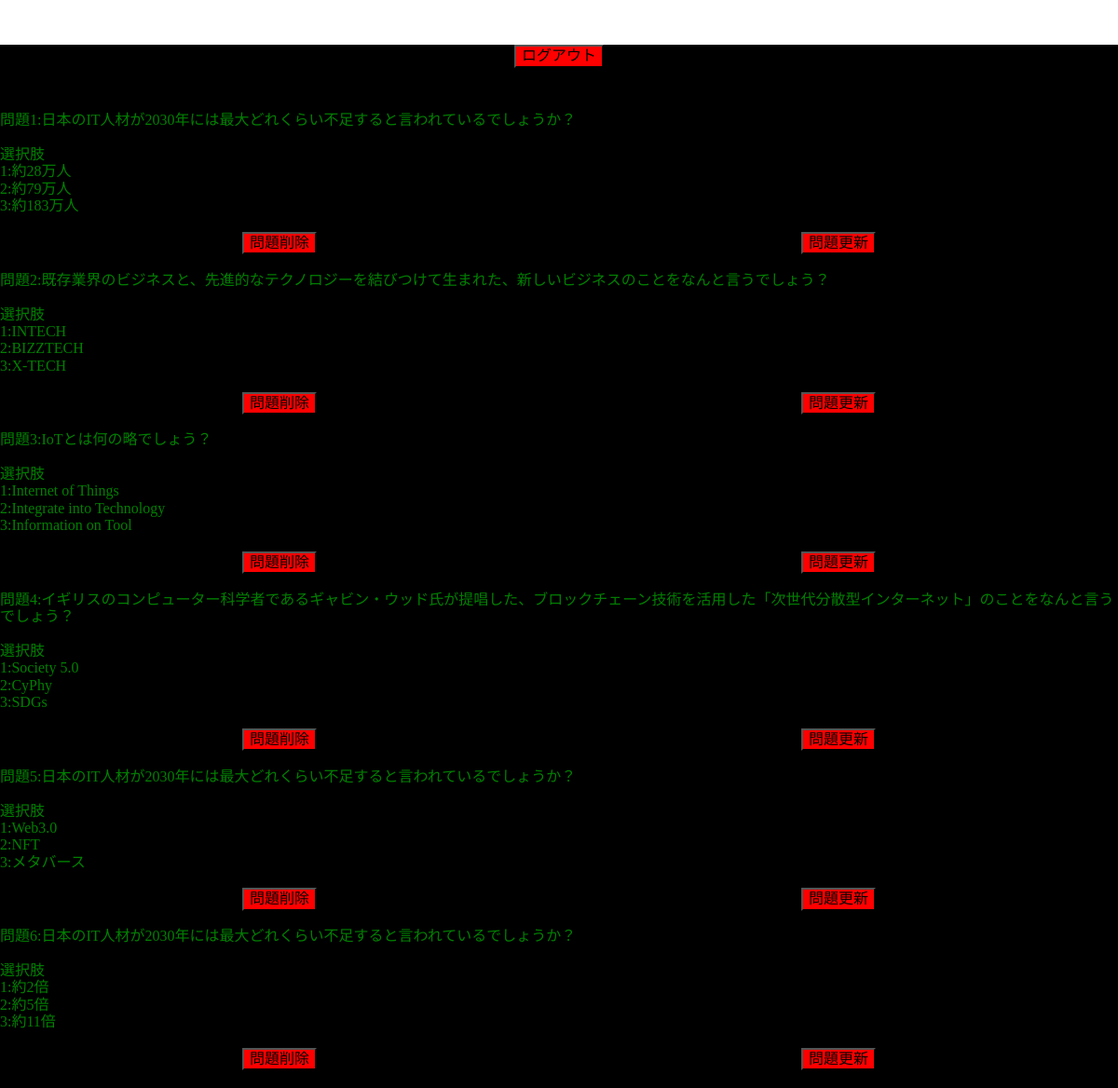
The app's page /admin/questions/index.php with its own data.
### tables this page shows
CREATE TABLE questions (
  id INT AUTO_INCREMENT PRIMARY KEY COMMENT 'ID',
  content VARCHAR(255) NOT NULL COMMENT '問題文',
  image VARCHAR(255) NOT NULL COMMENT '問題画像',
  supplement VARCHAR(255) NOT NULL COMMENT '引用'
);

### src/dbconnect.php (called while the page is built, shortened)
<?php
$dsn = 'mysql:dbname=posse;host=db';
$user = 'root';
$password = 'root';
$dbh = new PDO($dsn, $user, $password);
$sql_questions = 'SELECT *  FROM questions';
$questions = $dbh->query($sql_questions)->fetchAll(PDO::FETCH_ASSOC);
$sql_choices = 'SELECT * FROM choices';
$choices = $dbh->query($sql_choices)->fetchAll(PDO::FETCH_ASSOC);
foreach ($choices as $key => $choice) {
  $index = array_search($choice["question_id"], array_column($questions, 'id'));
  $questions[$index]["choices"][] = $choice;
}

### src/admin/questions/index.php (the view, shortened to what this page needs)
<!DOCTYPE html>
<?php
include_once('../../dbconnect.php');
?>
<html lang="ja">
<head>
  <link rel="stylesheet" href="../styles/normalize.css">
  <link rel="stylesheet" href="../styles/style.css">
</head>
<body>
  <header>
    <div>
      <button class="logout"><a href="http://localhost:8080/admin/logout.php">ログアウト</a></button>
    </div>
  </header>
  <main>
    <section class="problem_list">
      <h2 class="problem_list_title">問題一覧</h2>
        <div class="problem_list_content">
          <?php foreach ($questions as $question) {
            echo '<div class="problem_list_detail ';
            echo $question["id"] . ' ">';
            print_r("問題" . $question["id"] . ":" . $question["content"]);
            echo '<div class="problem_list_detail_answer ';
            echo $question["id"] . ' ">';
            echo "<br>";
            echo "選択肢";
            echo "<br>";
            for ($j = 0; $j < count($question["choices"]); $j++) {
              print_r($j + 1 . ":");
              print_r($question["choices"][$j]["name"]);
              echo "<br>";
            };
            echo "<br>";
            echo '</div>';
            echo '<div class="problem_button">';
            echo '<button class="problem_list_delete_button"><a href="http://localhost:8080/services/delete_question.php?id=';
            echo $question["id"];
            echo '">問題削除</a></button>';
            echo '<button class="problem_list_update_button"><a href="http://localhost:8080/admin/questions/create.php?id=';
            echo $question["id"];
            echo '">問題更新</a></button>';
            echo '</div>';
            echo "<br>";
            echo "</div>";
          } ?>
        </div>
    </section>
  </main>
</body>
</html>

### src/styles/style.css (style rules this page uses)
header { margin-top: 30px; background-color: black; }
header div { color: green; }
.problem_list { background-color: black; }
.problem_list_title { margin-top: 0; }
.problem_list_content { color: green; }
.problem_button { display: flex; }
.problem_list_delete_button, .problem_list_update_button, .logout { margin: 0 auto; display: block; color: black; background-color: red; }
a { color: black; text-decoration: none; }

### records on screen
questions: value "問題1:日本のIT人材が2030年には最大どれくらい不足すると言われているでしょうか？ 1:約28万人 2:約79万人 3:約183万人"
questions: value "問題2:既存業界のビジネスと、先進的なテクノロジーを結びつけて生まれた、新しいビジネスのことをなんと言うでしょう？ 1:INTECH 2:BIZZTECH 3:X-TECH"
questions: value "問題3:IoTとは何の略でしょう？ 1:Internet of Things 2:Integrate into Technology 3:Information on Tool"
questions: value "問題4:イギリスのコンピューター科学者であるギャビン・ウッド氏が提唱した、ブロックチェーン技術を活用した「次世代分散型インターネット」のことをなんと言うでしょう？ 1:Society 5.0 2:CyPhy 3:SDGs"
questions: value "問題5:日本のIT人材が2030年には最大どれくらい不足すると言われているでしょうか？ 1:Web3.0 2:NFT 3:メタバース"
questions: value "問題6:日本のIT人材が2030年には最大どれくらい不足すると言われているでしょうか？ 1:約2倍 2:約5倍 3:約11倍"
